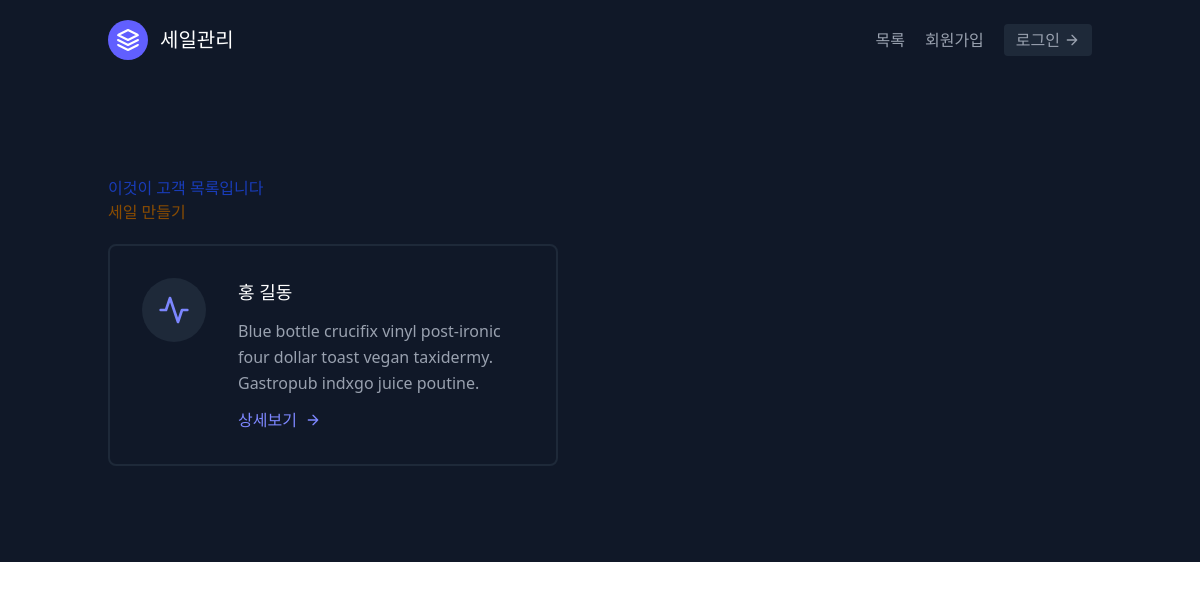
/홈페이지/, run on an earlier commit of the app's database.
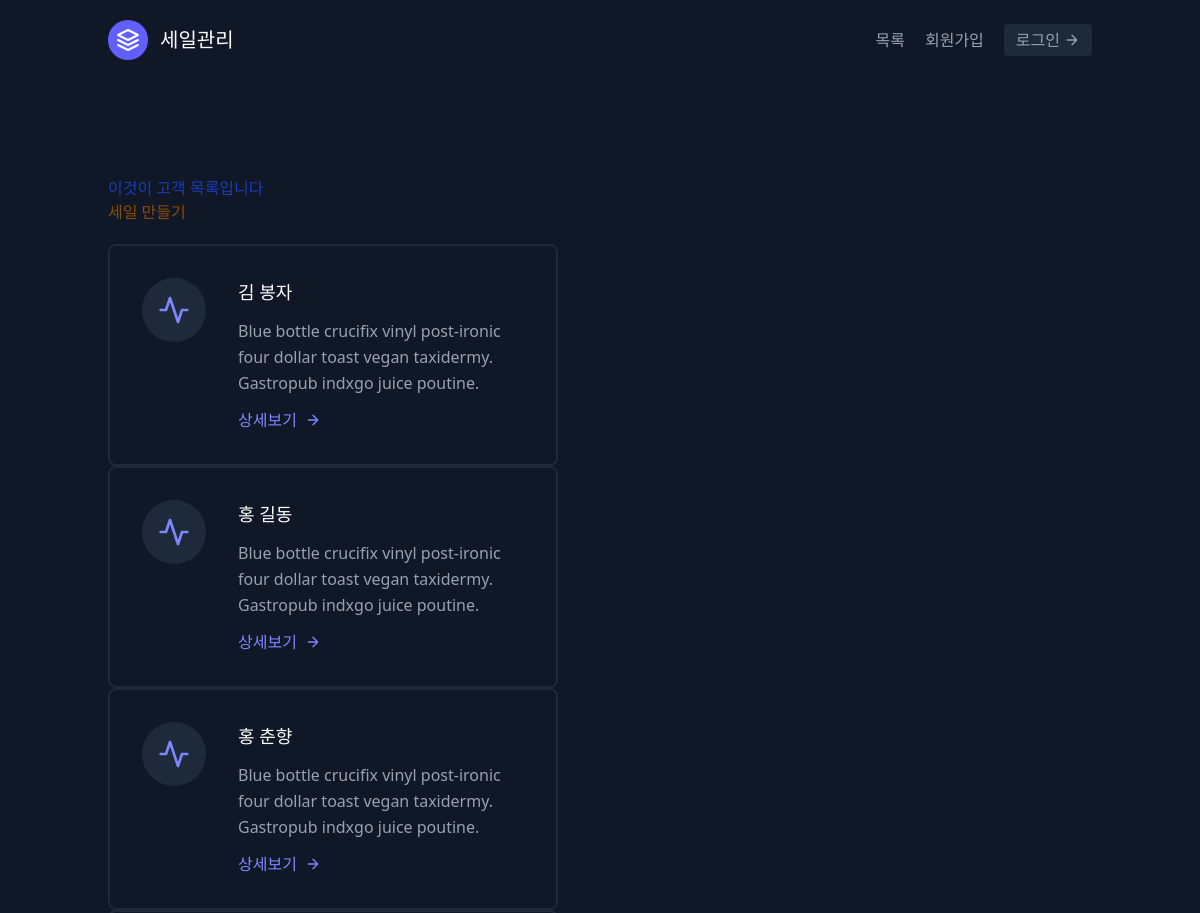
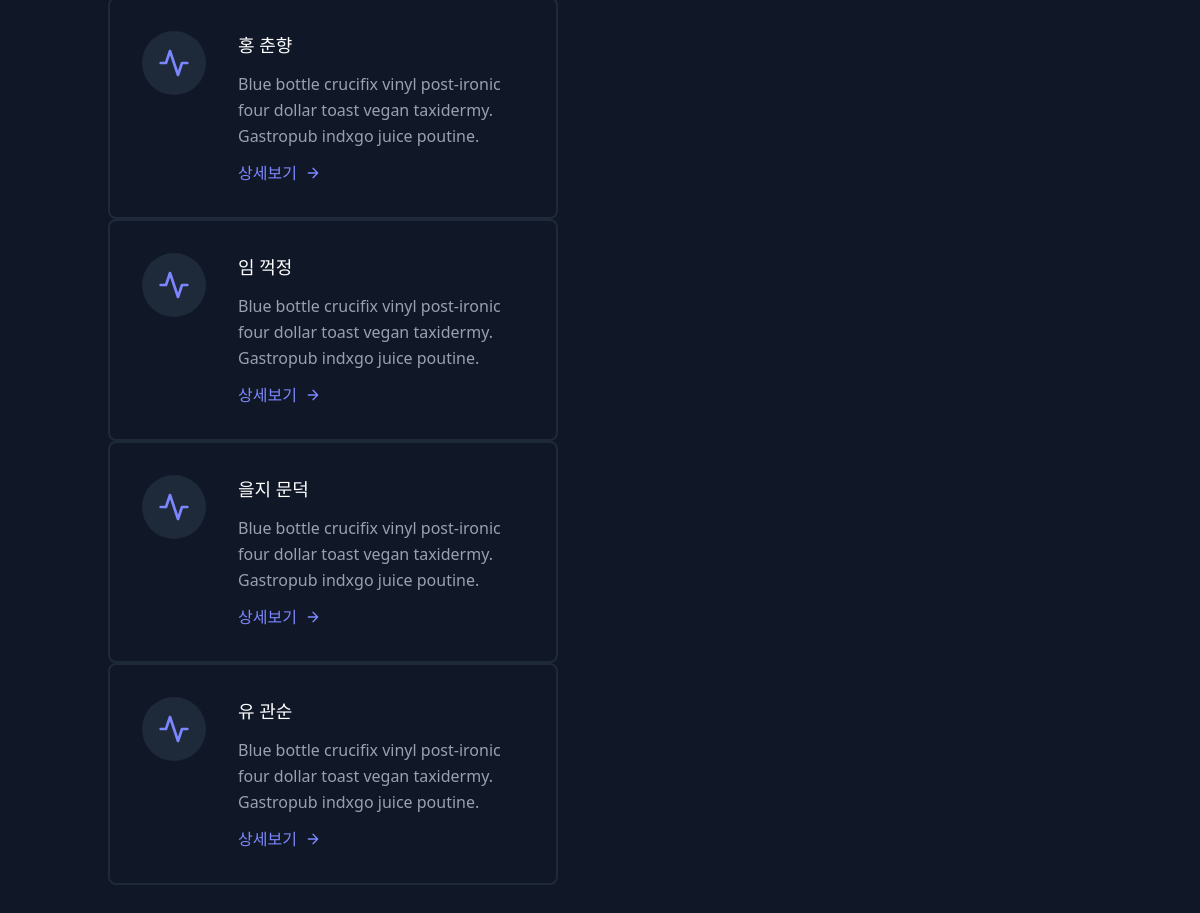
And on a later commit of the database (2 pictures, top to bottom).
### sales/models.py (models this page shows, shortened)
class Sale(models.Model):
    first_name = models.CharField(max_length=30)
    last_name = models.CharField(max_length=30)
    age = models.IntegerField(default=0)
    person = models.ForeignKey("Person", on_delete=models.CASCADE) # foreignkey를 지정함. cascade는 person 지워지면 같이 지워지게 한다.

### sales/templates/folder/세일목록.html
{% extends 'base.html' %}
{% block content %}
<section class="text-gray-400 bg-gray-900 body-font">
  <div class="container px-5 py-24 mx-auto flex flex-wrap">
  <div class="w-full">
    <div><h1 class="text-blue-800">이것이 고객 목록입니다</h1></div>
    <div class="mb-5 text-yellow-800"><a href="{% url '홈페이지:생성' %}">세일 만들기</a></div>
    </div>
    {% for 인간 in 사람키 %}
    <div class="flex flex-wrap -m-4">
      <div class="p-4 lg:w-1/2 md:w-full">
        <div class="flex border-2 rounded-lg border-gray-800 p-8 sm:flex-row flex-col">
          <div class="w-16 h-16 sm:mr-8 sm:mb-0 mb-4 inline-flex items-center justify-center rounded-full bg-gray-800 text-indigo-400 flex-shrink-0">
            <svg fill="none" stroke="currentColor" stroke-linecap="round" stroke-linejoin="round" stroke-width="2" class="w-8 h-8" viewBox="0 0 24 24">
              <path d="M22 12h-4l-3 9L9 3l-3 9H2"></path>
            </svg>
          </div>
          <div class="flex-grow">
            <h2 class="text-white text-lg title-font font-medium mb-3">{{인간.last_name}} {{인간.first_name}}</h2>
            <p class="leading-relaxed text-base">Blue bottle crucifix vinyl post-ironic four dollar toast vegan taxidermy. Gastropub indxgo juice poutine.</p>
            <a href="{% url '홈페이지:상세' 인간.pk %}" class="mt-3 text-indigo-400 inline-flex items-center">상세보기
              <svg fill="none" stroke="currentColor" stroke-linecap="round" stroke-linejoin="round" stroke-width="2" class="w-4 h-4 ml-2" viewBox="0 0 24 24">
                <path d="M5 12h14M12 5l7 7-7 7"></path>
              </svg>
            </a>
          </div>
        </div>
      </div>
    </div>
    {% endfor %}
  </div>
</section>
{% endblock content %}

### templates/base.html (shortened to what this page needs)
<html>
<head>
    <script src="https://cdn.jsdelivr.net/npm/@tailwindcss/browser@4"></script>
</head>
<body>
    <div class="bg-blue-500">
        {% include "메뉴.html" %}
    {% block content %}
    {% endblock content %}
</div>
</body>
</html>

### templates/메뉴.html
<header class="text-gray-400 bg-gray-900 body-font">
  <div class="container mx-auto flex flex-wrap p-5 flex-col md:flex-row items-center">
    <a class="flex title-font font-medium items-center text-white mb-4 md:mb-0">
      <svg xmlns="http://www.w3.org/2000/svg" fill="none" stroke="currentColor" stroke-linecap="round" stroke-linejoin="round" stroke-width="2" class="w-10 h-10 text-white p-2 bg-indigo-500 rounded-full" viewBox="0 0 24 24">
        <path d="M12 2L2 7l10 5 10-5-10-5zM2 17l10 5 10-5M2 12l10 5 10-5"></path>
      </svg>
      <span class="ml-3 text-xl">세일관리</span>
    </a>
    <nav class="md:ml-auto flex flex-wrap items-center text-base justify-center">
      <a href = "{% url '홈페이지:목록'%}"class="mr-5 hover:text-white">목록</a>
      {% if not request.user.is_authenticated %}
      <a href="{% url '가입' %}" class="mr-5 hover:text-white">회원가입</a>
      {% endif %}
    </nav>
    {% if request.user.is_authenticated %}
        {{request.user.username}}님은 로그인 했어요
        <a href="{% url '록아웃' %}" class="inline-flex items-center bg-gray-800 border-0 py-1 px-3 focus:outline-none hover:bg-gray-700 rounded text-base mt-4 md:mt-0">로그아웃
      <svg fill="none" stroke="currentColor" stroke-linecap="round" stroke-linejoin="round" stroke-width="2" class="w-4 h-4 ml-1" viewBox="0 0 24 24">
        <path d="M5 12h14M12 5l7 7-7 7"></path>
      </svg>
    </a>
    {% else %}
    <a href="{% url '로긴' %}" class="inline-flex items-center bg-gray-800 border-0 py-1 px-3 focus:outline-none hover:bg-gray-700 rounded text-base mt-4 md:mt-0">로그인
      <svg fill="none" stroke="currentColor" stroke-linecap="round" stroke-linejoin="round" stroke-width="2" class="w-4 h-4 ml-1" viewBox="0 0 24 24">
        <path d="M5 12h14M12 5l7 7-7 7"></path>
      </svg>
    </a>
    {% endif %}
  </div>
</header>

What changed in the data, as far as the page shows it:
added Sale: last_name "김", first_name "봉자"
added Sale: last_name "홍", first_name "춘향"
added Sale: last_name "홍", first_name "춘향"
added Sale: last_name "임", first_name "꺽정"
added Sale: last_name "을지", first_name "문덕"
added Sale: last_name "유", first_name "관순"
